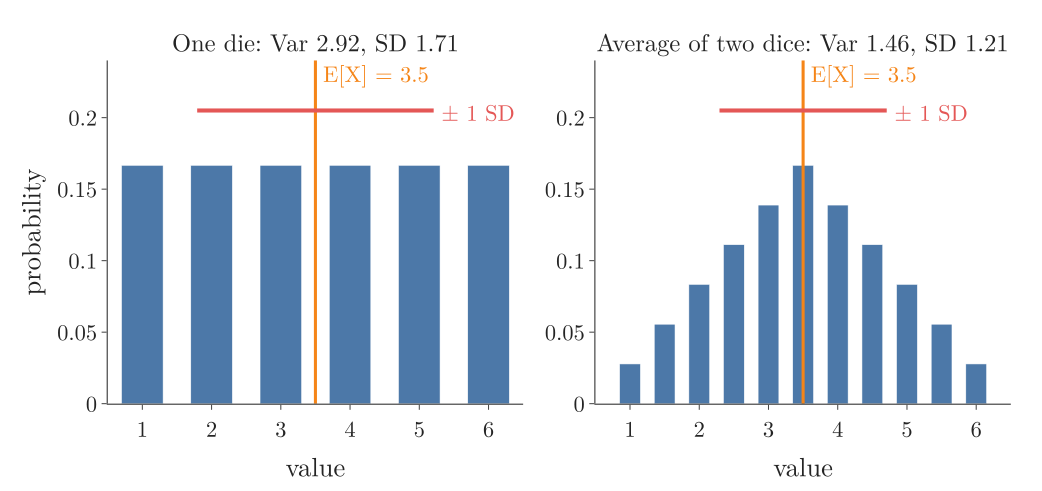

Recreate this plot in Python.
"""PMF of one die and of the average of two dice: same expected value 3.5, different variance (Plotly)."""
from pathlib import Path
from collections import Counter
import itertools
import numpy as np
from plotly.subplots import make_subplots

here = Path(__file__).parent
one_x, one_p = np.arange(1, 7), np.full(6, 1 / 6)
avg = Counter((a + b) / 2 for a, b in itertools.product(range(1, 7), repeat=2))
avg_x = np.array(sorted(avg)); avg_p = np.array([avg[v] / 36 for v in avg_x])
fig = make_subplots(rows=1, cols=2, horizontal_spacing=0.08,
                    subplot_titles=["One die: Var 2.92, SD 1.71", "Average of two dice: Var 1.46, SD 1.21"])
for a in fig.layout.annotations:
    a.font.size = 24
for col, (x, p, w) in enumerate([(one_x, one_p, 0.6), (avg_x, avg_p, 0.3)], start=1):
    mean = (x * p).sum(); sd = np.sqrt(((x - mean) ** 2 * p).sum())
    print(col, mean, sd ** 2)
    fig.add_bar(x=x, y=p, width=w, marker_color="#4C78A8", showlegend=False, row=1, col=col)
    fig.add_scatter(x=[mean, mean], y=[0, 0.24], mode="lines", line=dict(color="#F58518", width=3), showlegend=False,
                    row=1, col=col)
    fig.add_scatter(x=[mean - sd, mean + sd], y=[0.205, 0.205], mode="lines", line=dict(color="#E45756", width=4),
                    showlegend=False, row=1, col=col)
    fig.add_annotation(x=mean + 0.08, y=0.232, text="E[X] = 3.5", xanchor="left", showarrow=False,
                       font=dict(size=22, color="#F58518"), row=1, col=col)
    fig.add_annotation(x=mean + sd + 0.08, y=0.205, text="± 1 SD", xanchor="left", showarrow=False,
                       font=dict(size=22, color="#E45756"), row=1, col=col)
fig.update_xaxes(range=[0.5, 6.5], dtick=1, title_text="value")
fig.update_yaxes(range=[0, 0.24], title_text="probability", row=1, col=1)
fig.update_yaxes(range=[0, 0.24], row=1, col=2)

fig.update_layout(template="simple_white", width=1000, height=470, font=dict(family="Latin Modern Roman", size=22),
                  margin=dict(l=70, r=20, t=50, b=60))
fig.write_image(here / "spread.png", scale=2)
fig.write_image(here / "spread.pdf")
